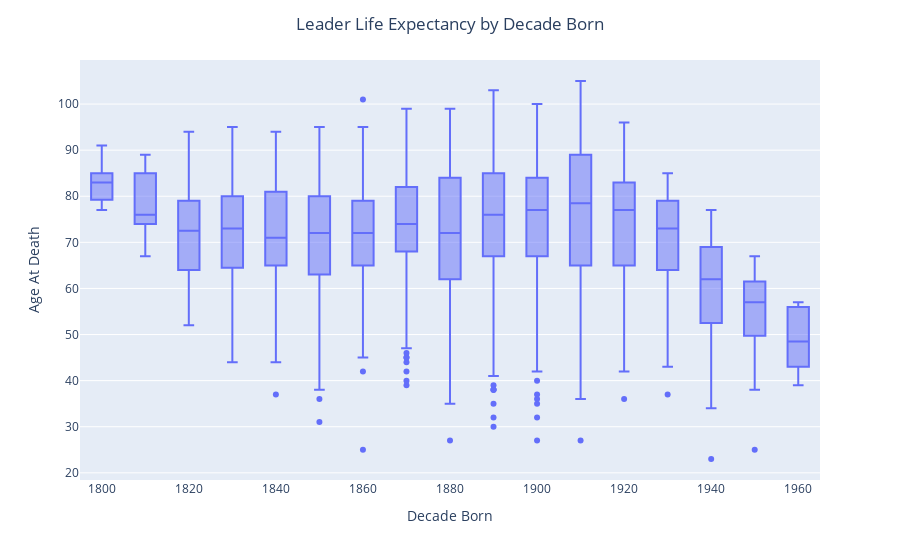

Notebook code cell kept with this figure:
### Code cell
fig = px.box(data_07_01,x='age_decade_rounded',y='age_at_death',labels=dict(age_decade_rounded="Decade Born", age_at_death="Age At Death"))
fig.update_layout(title_text='Leader Life Expectancy by Decade Born', title_x=0.5)
fig.show()

### Figure 1 — Plotly figure (JSON) as saved in the notebook; plotly's stock layout.template omitted (floating-point values rounded to 4 significant figures; data arrays with more than 128 entries replaced by an {"elided": "..."} marker saying what was removed)
{"data": [{"alignmentgroup": "True", "hovertemplate": "Decade Born=%{x}<br>Age At Death=%{y}<extra></extra>", "legendgroup": "", "marker": {"color": "#636efa"}, "name": "", "notched": false, "offsetgroup": "", "orientation": "v", "showlegend": false, "type": "box", "x": {"elided": "2350 int values"}, "x0": " ", "xaxis": "x", "y": {"elided": "2350 int values"}, "y0": " ", "yaxis": "y"}], "layout": {"boxmode": "group", "legend": {"tracegroupgap": 0}, "margin": {"t": 60}, "title": {"text": "Leader Life Expectancy by Decade Born", "x": 0.5}, "xaxis": {"anchor": "y", "domain": [0, 1], "title": {"text": "Decade Born"}}, "yaxis": {"anchor": "x", "domain": [0, 1], "title": {"text": "Age At Death"}}}}
